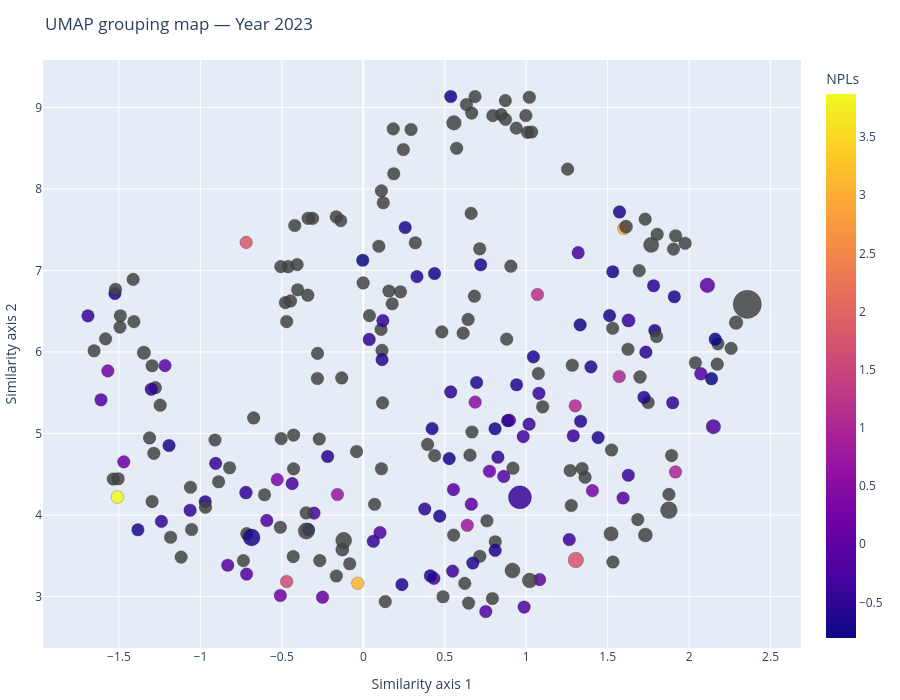

Notebook code for this chart:
### Markdown cell above
# 5. Interactive Country Grouping Map (per year)

Visual encodings

Position (x,y) = similarity map (countries with similar indicator profiles lie near each other) — highly effective perceptually.

Color = any chosen indicator (dropdown) to reveal which attributes co-vary with the layout.

Size = optional second indicator (dropdown) to show magnitude.

Hover = show the full 8+ indicator profile (z-scores), aiding visual evidence for group definition.

Note on PCA biplots: PCA is classic for variance maximization but can be misleading as a sole visualisation goal; we use it later as explanatory context, not as the grouping discovery tool (Pearson 1901; and PCA issues for viz in lecture)

### Code cell
# Choose defaults for color/size menus
default_color = indicators[0] if indicators else None
default_size  = indicators[1] if len(indicators) > 1 else None

def make_embedding_figure(emb_df, color_col=None, size_col=None, title=None):
    """
    Build an interactive scatter for the embedding.
    - color_col: can be any indicator (NaNs are fine; Plotly shows them as a separate color)
    - size_col : visualization-only size encoding; NaNs -> small dots; negatives handled by rescaling
    """
    df2 = emb_df.copy()

    # ---- Hover columns: keep only those that actually exist
    base_hovers = ["Country", "Year"]
    hover_cols = base_hovers + [c for c in indicators if c in df2.columns][:12]

    # ---- Size: sanitize to non-negative and NaN-free for rendering ONLY
    size_use = None
    if size_col and size_col in df2.columns:
        s = pd.to_numeric(df2[size_col], errors="coerce")

        # Convert to non-negative scale for marker.size (viz-only; does NOT alter data)
        # 1) Clip negatives to 0 (z-scores can be < 0) 
        # 2) Min-max scale to a readable marker range
        s_clipped = s.clip(lower=0)

        if s_clipped.notna().any() and s_clipped.max() > 0:
            s_scaled = (s_clipped - s_clipped.min()) / max(1e-12, (s_clipped.max() - s_clipped.min()))
            df2["_size_vis"] = (6 + 24 * s_scaled).fillna(6)  # 6..30 px
        else:
            df2["_size_vis"] = 8.0  # constant small dots if all zeros/NaN
        size_use = "_size_vis"

    # ---- Color column (optional)
    color_use = color_col if (color_col and color_col in df2.columns) else None

    fig = px.scatter(
        df2, x="x", y="y",
        color=color_use,
        size=size_use,
        hover_data=hover_cols,
        title=title or f"{df2['_algo'].iloc[0]} grouping map — Year {int(df2['Year'].iloc[0])}",
        height=700
    )
    fig.update_traces(marker=dict(opacity=0.85, line=dict(width=0.5, color="rgba(0,0,0,0.5)")))
    fig.update_layout(
        legend_title_text=color_use or "Legend",
        xaxis_title="Similarity axis 1",
        yaxis_title="Similarity axis 2",
        margin=dict(l=10, r=10, t=60, b=10)
    )
    return fig

# Render landmark-year figures (you can change color/size after rendering via the modebar)
figs = []
for y in landmarks:
    emb = embeds_cache[(y, "umap")]
    figs.append(make_embedding_figure(emb, color_col=default_color, size_col=default_size,
                                      title=f"UMAP grouping map — Year {y}"))

figs[-1].show()

### Figure 1 — Plotly figure (JSON) as saved in the notebook; plotly's stock layout.template omitted (floating-point values rounded to 4 significant figures; data arrays with more than 128 entries replaced by an {"elided": "..."} marker saying what was removed)
{"data": [{"customdata": {"elided": "252x10 mixed values"}, "hovertemplate": "x=%{x}<br>y=%{y}<br>_size_vis=%{marker.size}<br>Country=%{customdata[0]}<br>Year=%{customdata[1]}<br>NPLs=%{marker.color}<br>Inflation=%{customdata[3]}<br>Credit_to_Private_Sector=%{customdata[4]}<br>Debt=%{customdata[5]}<br>Trade=%{customdata[6]}<br>GDP=%{customdata[7]}<br>GDP_Growth=%{customdata[8]}<br>Unemployment=%{customdata[9]}<extra></extra>", "legendgroup": "", "marker": {"color": {"elided": "252 float values"}, "coloraxis": "coloraxis", "line": {"color": "rgba(0,0,0,0.5)", "width": 0.5}, "opacity": 0.85, "size": {"elided": "252 float values"}, "sizemode": "area", "sizeref": 0.075, "symbol": "circle"}, "mode": "markers", "name": "", "orientation": "v", "showlegend": false, "type": "scatter", "x": {"elided": "252 float values"}, "xaxis": "x", "y": {"elided": "252 float values"}, "yaxis": "y"}], "layout": {"coloraxis": {"colorbar": {"title": {"text": "NPLs"}}, "colorscale": [[0, "#0d0887"], [0.1111, "#46039f"], [0.2222, "#7201a8"], [0.3333, "#9c179e"], [0.4444, "#bd3786"], [0.5556, "#d8576b"], [0.6667, "#ed7953"], [0.7778, "#fb9f3a"], [0.8889, "#fdca26"], [1, "#f0f921"]]}, "height": 700, "legend": {"itemsizing": "constant", "title": {"text": "NPLs"}, "tracegroupgap": 0}, "margin": {"b": 10, "l": 10, "r": 10, "t": 60}, "title": {"text": "UMAP grouping map — Year 2023"}, "xaxis": {"anchor": "y", "domain": [0, 1], "title": {"text": "Similarity axis 1"}}, "yaxis": {"anchor": "x", "domain": [0, 1], "title": {"text": "Similarity axis 2"}}}}
